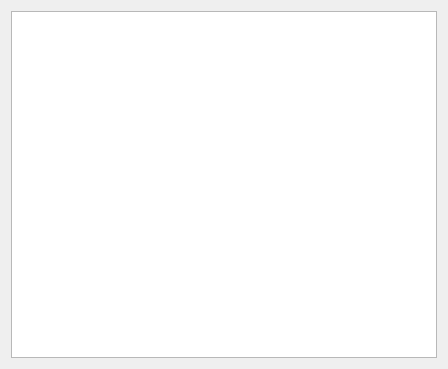
<?xml version="1.0" encoding="UTF-8"?>
<ui version="4.0">
 <class>RlvListWidget</class>
 <widget class="QWidget" name="RlvListWidget">
  <property name="geometry">
   <rect>
    <x>0</x>
    <y>0</y>
    <width>448</width>
    <height>369</height>
   </rect>
  </property>
  <property name="windowTitle">
   <string>Form</string>
  </property>
  <layout class="QHBoxLayout" name="horizontalLayout">
   <item>
    <widget class="QListWidget" name="rlvList"/>
   </item>
  </layout>
 </widget>
 <resources/>
 <connections/>
</ui>
